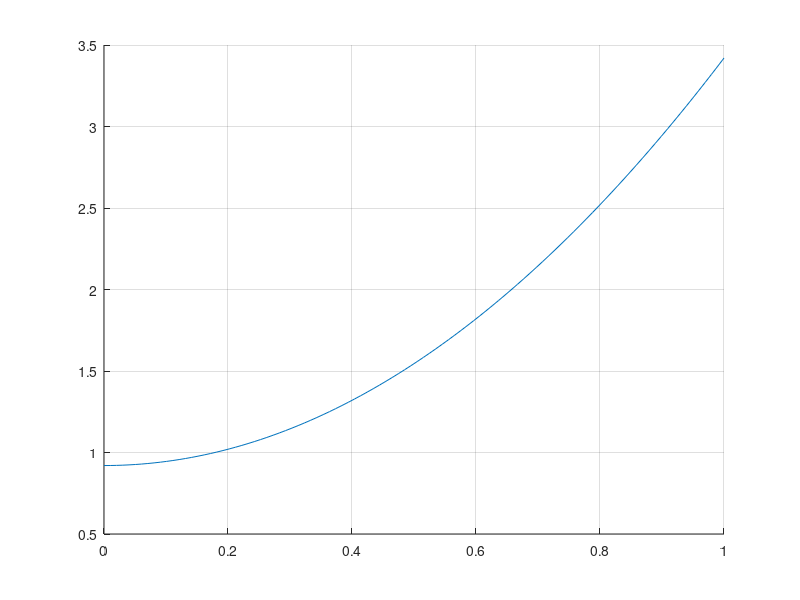

Write the MATLAB code that produced this figure.
clear;
clf;
r=[0    0.15 0.3     0.45 0.8 1];
%q=[0.95  0.95   0.98  1   2 2.9];
%q=[0.92 +2.5*r];

%plot(r,q,'o--');

%cq=[0.87 1.6 -8.185 15.82 -7.022];
cq=[0.92 0 2.5 0 0];

ra=linspace(0,1,100);
qa=cq(1) +cq(2).*ra +cq(3).*ra.^2 +cq(4).*ra.^3 +cq(5).*ra.^4;
hold all;
plot(ra,qa);
grid on;




